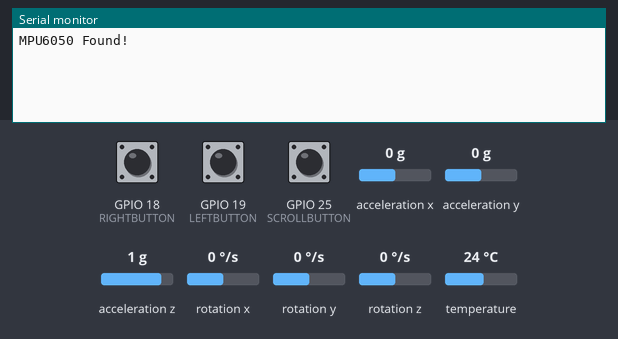
Recording of a sketch running on a simulated ESP32. On the bench: the last lines printed to the serial monitor. The inputs (shaded band) are chosen by the test bench; at power-on: GPIO 18 (RIGHTBUTTON) HIGH, GPIO 19 (LEFTBUTTON) HIGH, GPIO 25 (SCROLLBUTTON) HIGH, acceleration x 0 g, acceleration y 0 g, acceleration z 1 g, rotation x 0 °/s, rotation y 0 °/s, rotation z 0 °/s, temperature 24 °C. USB keyboard and mouse output is not drawn.

Above: at 2.2 s.
2.3 s: GPIO 18 (RIGHTBUTTON) pulled LOW for 3.2 s
At 6.6 s:
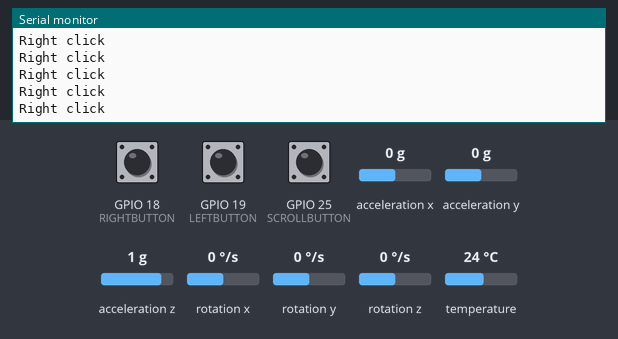
7.0 s: GPIO 19 (LEFTBUTTON) pulled LOW for 0.15 s
At 7.4 s:
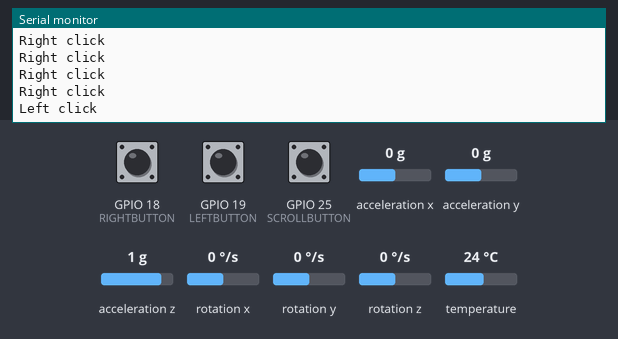

The sketch:

Airmouse-main-code.ino
```cpp
#include <BleMouse.h>
#include <Adafruit_MPU6050.h>

#define LEFTBUTTON 19
#define RIGHTBUTTON 18
#define SCROLLBUTTON 25
#define SPEED 10

Adafruit_MPU6050 mpu;
BleMouse bleMouse;

bool sleepMPU = true;

void setup() {
  Serial.begin(115200);

  pinMode(LEFTBUTTON, INPUT_PULLUP);
  pinMode(RIGHTBUTTON, INPUT_PULLUP);
  pinMode(SCROLLBUTTON, INPUT_PULLUP);

  bleMouse.begin();

  delay(1000);

  if (!mpu.begin()) {
    Serial.println("Failed to find MPU6050 chip");
    while (1) { delay(10); }
  }
  Serial.println("MPU6050 Found!");

  mpu.enableSleep(sleepMPU);
}

void loop() {
  if (bleMouse.isConnected()) {
    if (sleepMPU) {
      delay(3000);
      Serial.println("MPU6050 awakened!");
      sleepMPU = false;
      mpu.enableSleep(sleepMPU);
      delay(500);
    }

    static unsigned long lastReadTime = 0;
    sensors_event_t a, g, temp;
    if (millis() - lastReadTime > 50) {  // Read sensor data every 50ms
      lastReadTime = millis();
      mpu.getEvent(&a, &g, &temp);
    }

    bleMouse.move(g.gyro.z * -SPEED, g.gyro.x * -SPEED);

    if (!digitalRead(LEFTBUTTON)) {
      Serial.println("Left click");
      bleMouse.click(MOUSE_LEFT);
      delay(150);  // Reduced delay for better response
    }

    if (!digitalRead(RIGHTBUTTON)) {
      Serial.println("Right click");
      bleMouse.click(MOUSE_RIGHT);
      delay(150);  // Reduced delay for better response
    }
    if (!digitalRead(SCROLLBUTTON) && g.gyro.y > 3) {  // Higher threshold for natural scrolling
      Serial.println("Scroll down");
      bleMouse.move(0, 0, -2);
      delay(100);  // Small delay for better scrolling experience
    }

    if (!digitalRead(SCROLLBUTTON) && g.gyro.y < -3) {
      Serial.println("Scroll up");
      bleMouse.move(0, 0, 2);
      delay(100);
    }
  }
}
```

Measured:
- after the input at 2.3 s, the serial monitor: prints a new line after 2.2 s (image 1)
- after the input at 7.0 s, the serial monitor: prints a new line at once (image 2)
